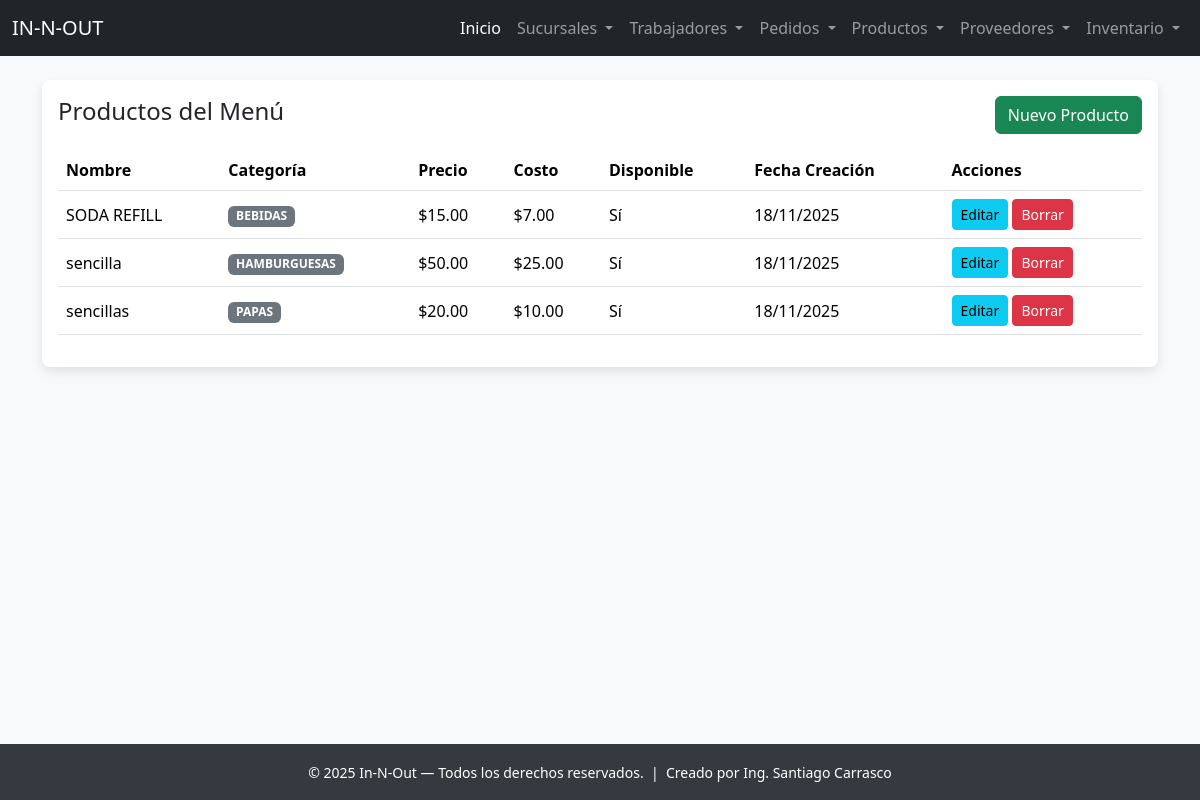
Screenshot of /producto/ver/ with the database file from the repository.
### app_InNOut/models.py (models this page shows, shortened)
class Producto(models.Model):
    CATEGORIAS = [
        ('HAMBURGUESAS', 'Hamburguesas'),
        ('BEBIDAS', 'Bebidas'),
        ('PAPAS', 'Papas'),
        ('POSTRES', 'Postres'),
        ('COMBOS', 'Combos'),
    ]
    nombre = models.CharField(max_length=100)
    descripcion = models.TextField(blank=True)
    categoria = models.CharField(max_length=20, choices=CATEGORIAS)
    precio = models.DecimalField(max_digits=6, decimal_places=2)
    costo = models.DecimalField(max_digits=6, decimal_places=2, default=0)
    disponible = models.BooleanField(default=True)
    imagen = models.CharField(max_length=200, blank=True, help_text="URL de la imagen")
    fecha_creacion = models.DateTimeField(auto_now_add=True)

### app_InNOut/views.py (the view)
# urls.py: path('producto/ver/', views.ver_productos, name='ver_productos'),
def ver_productos(request):
    productos = Producto.objects.all().order_by('categoria', 'nombre')
    return render(request, 'producto/ver_productos.html', {'productos': productos})

### app_InNOut/templates/producto/ver_productos.html (shortened to what this page needs)
{% extends "base.html" %}
{% block content %}
<div class="card card-soft p-3">
  <div class="d-flex justify-content-between align-items-center mb-3">
    <h4>Productos del Menú</h4>
    <a class="btn btn-success" href="{% url 'agregar_producto' %}">
       Nuevo Producto
    </a>
  </div>
  <table class="table table-hover align-middle">
    <thead>
      <tr>
        <th>Nombre</th>
        <th>Categoría</th>
        <th>Precio</th>
        <th>Costo</th>
        <th>Disponible</th>
        <th>Fecha Creación</th>
        <th>Acciones</th>
      </tr>
    </thead>
    <tbody>
      {% for producto in productos %}
      <tr>
        <td>{{ producto.nombre }}</td>
        <td><span class="badge bg-secondary">{{ producto.categoria }}</span></td>
        <td>${{ producto.precio }}</td>
        <td>${{ producto.costo }}</td>
        <td>{% if producto.disponible %}Sí{% else %}No{% endif %}</td>
        <td>{{ producto.fecha_creacion|date:"d/m/Y" }}</td>
        <td>
          <a class="btn btn-sm btn-info" href="{% url 'actualizar_producto' producto.id %}">Editar</a>
          <a class="btn btn-sm btn-danger" href="{% url 'borrar_producto' producto.id %}">Borrar</a>
        </td>
      </tr>
      {% empty %}
      <tr><td colspan="7" class="text-center">No hay productos registrados</td></tr>
      {% endfor %}
    </tbody>
  </table>
</div>
{% endblock %}

### app_InNOut/templates/base.html (style rules this page uses)
body { background-color: #f8f9fa; padding-top: 56px; padding-bottom: 60px; }
.card-soft { box-shadow: 0 4px 8px 0 rgba(0,0,0,0.05), 0 6px 15px 0 rgba(0,0,0,0.05); border: none; border-radius: .5rem; }

### rows the page displays
Producto: nombre "SODA REFILL", categoria "BEBIDAS", precio "15.00", costo "7.00", disponible "Sí", fecha_creacion "18/11/2025"
Producto: nombre "sencilla", categoria "HAMBURGUESAS", precio "50.00", costo "25.00", disponible "Sí", fecha_creacion "18/11/2025"
Producto: nombre "sencillas", categoria "PAPAS", precio "20.00", costo "10.00", disponible "Sí", fecha_creacion "18/11/2025"
